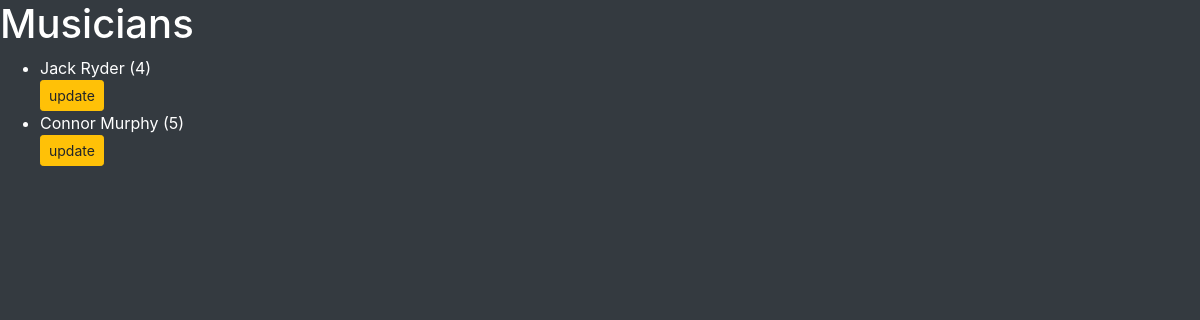
Page /musicians on the earlier database version.
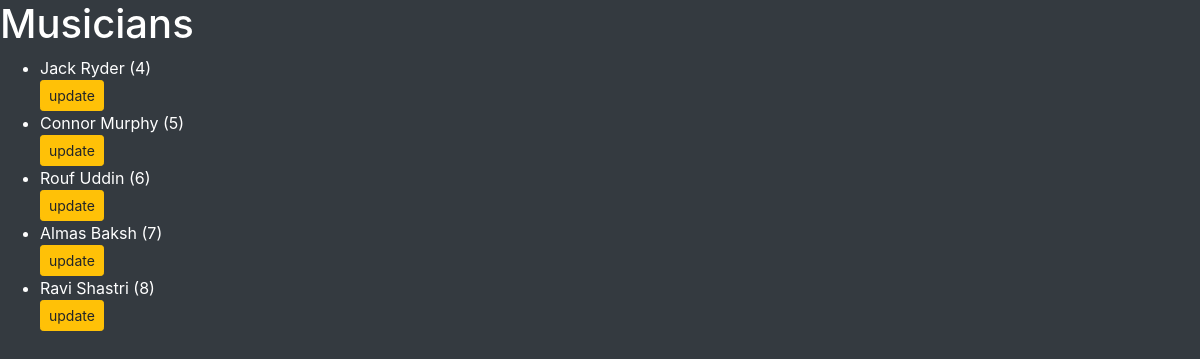
Same page on the later database version.
### main/models.py (models this page shows, shortened)
class Musician(models.Model):
    first_name = models.CharField(max_length=50)
    last_name = models.CharField(max_length=50)
    instrument = models.CharField(max_length=50)
    isBandMember = models.BooleanField(default=False)

### main/views.py (the view)
# urls.py: path('musicians', views.ShowMusicians.as_view(), name="musicians"),
class ShowMusicians(ListView):
    model = models.Musician
    context_object_name = 'musician_list'
    template_name = 'main/musicians.html'

### main/templates/main/musicians.html (shortened to what this page needs)
<!DOCTYPE html>
<html lang="en">
<head>
    <link rel="stylesheet" href="https://cdn.jsdelivr.net/npm/bootstrap@4.6.2/dist/css/bootstrap.min.css">
</head>
<body class="bg-dark">
    <h1 class="text-white">Musicians</h1>
    <ul>
    {% for musician in musician_list %}
        <li class="text-white">{{musician.first_name}} {{musician.last_name}} ({{musician.pk}})</li>
        <a href="{% url 'musician_update' pk=musician.pk %}" class="btn btn-warning btn-sm">update</a>
    {% endfor %}
</body>
</html>

Differences in the rows shown:
added Musician: first_name "Rouf", last_name "Uddin", pk "6"
added Musician: first_name "Almas", last_name "Baksh", pk "7"
added Musician: first_name "Ravi", last_name "Shastri", pk "8"
